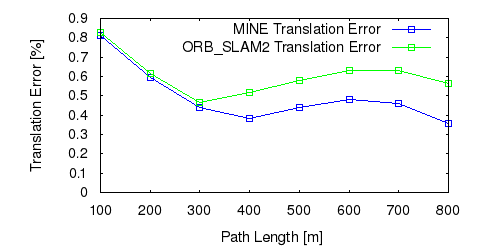

The script that saved this image:
set term postscript eps enhanced color
set output "10_tl.eps"
set size ratio 0.5
set yrange [0:*]
set xlabel "Path Length [m]"
set ylabel "Translation Error [%]"
plot "10_tl.txt" using 1:($2*100) title 'MINE Translation Error' lc rgb "#0000FF" pt 4 w linespoints,"10_tl.txt" using 1:($3*100) title 'ORB_SLAM2 Translation Error' lc rgb "#00FF00" pt 4 w linespoints
